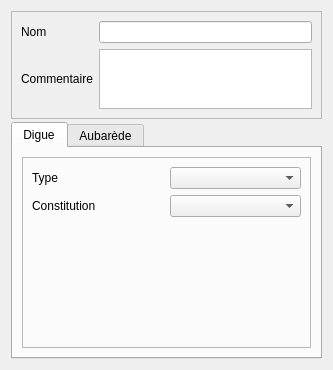
<?xml version="1.0" encoding="UTF-8"?>
<ui version="4.0">
 <class>Form</class>
 <widget class="QWidget" name="Form">
  <property name="geometry">
   <rect>
    <x>0</x>
    <y>0</y>
    <width>333</width>
    <height>370</height>
   </rect>
  </property>
  <property name="windowTitle">
   <string>Form</string>
  </property>
  <layout class="QVBoxLayout" name="verticalLayout" stretch="1,0,10">
   <property name="spacing">
    <number>3</number>
   </property>
   <item>
    <widget class="QFrame" name="frame_5">
     <property name="frameShape">
      <enum>QFrame::StyledPanel</enum>
     </property>
     <property name="frameShadow">
      <enum>QFrame::Raised</enum>
     </property>
     <layout class="QGridLayout" name="gridLayout_5">
      <item row="1" column="1">
       <widget class="QTextBrowser" name="textBrowser_commentaire">
        <property name="maximumSize">
         <size>
          <width>16777215</width>
          <height>60</height>
         </size>
        </property>
        <property name="readOnly">
         <bool>false</bool>
        </property>
       </widget>
      </item>
      <item row="1" column="0">
       <widget class="QLabel" name="label_15">
        <property name="text">
         <string>Commentaire</string>
        </property>
       </widget>
      </item>
      <item row="0" column="0">
       <widget class="QLabel" name="label">
        <property name="text">
         <string>Nom</string>
        </property>
       </widget>
      </item>
      <item row="0" column="1">
       <widget class="QLineEdit" name="lineEdit_nom"/>
      </item>
     </layout>
    </widget>
   </item>
   <item>
    <widget class="QTabWidget" name="tabWidget">
     <property name="currentIndex">
      <number>0</number>
     </property>
     <widget class="QWidget" name="tab">
      <attribute name="title">
       <string>Digue</string>
      </attribute>
      <layout class="QVBoxLayout" name="verticalLayout_2">
       <item>
        <widget class="QFrame" name="frame">
         <property name="frameShape">
          <enum>QFrame::StyledPanel</enum>
         </property>
         <property name="frameShadow">
          <enum>QFrame::Raised</enum>
         </property>
         <layout class="QGridLayout" name="gridLayout_2">
          <item row="0" column="1">
           <widget class="QComboBox" name="comboBox_type"/>
          </item>
          <item row="0" column="0">
           <widget class="QLabel" name="label_2">
            <property name="text">
             <string>Type</string>
            </property>
           </widget>
          </item>
          <item row="1" column="0">
           <widget class="QLabel" name="label_3">
            <property name="text">
             <string>Constitution</string>
            </property>
           </widget>
          </item>
          <item row="1" column="1">
           <widget class="QComboBox" name="comboBox_contitution"/>
          </item>
          <item row="2" column="1">
           <spacer name="verticalSpacer_2">
            <property name="orientation">
             <enum>Qt::Vertical</enum>
            </property>
            <property name="sizeHint" stdset="0">
             <size>
              <width>20</width>
              <height>40</height>
             </size>
            </property>
           </spacer>
          </item>
         </layout>
        </widget>
       </item>
      </layout>
     </widget>
     <widget class="QWidget" name="tab_2">
      <attribute name="title">
       <string>Aubarède</string>
      </attribute>
      <layout class="QGridLayout" name="gridLayout_3">
       <item row="3" column="1">
        <widget class="QComboBox" name="comboBox_aubaredevegarboree"/>
       </item>
       <item row="2" column="1">
        <widget class="QComboBox" name="comboBox_aubaredevegarbustive"/>
       </item>
       <item row="1" column="1">
        <widget class="QComboBox" name="comboBox_aubaredevegherbacee"/>
       </item>
       <item row="0" column="0">
        <widget class="QLabel" name="label_4">
         <property name="text">
          <string>Largeur</string>
         </property>
        </widget>
       </item>
       <item row="0" column="1">
        <widget class="QComboBox" name="comboBox_aubaredelargeur"/>
       </item>
       <item row="1" column="0">
        <widget class="QLabel" name="label_5">
         <property name="text">
          <string>Végétation herbacée</string>
         </property>
         <property name="wordWrap">
          <bool>true</bool>
         </property>
        </widget>
       </item>
       <item row="5" column="1">
        <widget class="QTextBrowser" name="textBrowser_aubaredecommentaire">
         <property name="readOnly">
          <bool>false</bool>
         </property>
        </widget>
       </item>
       <item row="5" column="0">
        <widget class="QLabel" name="label_8">
         <property name="text">
          <string>Commentaire</string>
         </property>
        </widget>
       </item>
       <item row="6" column="1">
        <spacer name="verticalSpacer_3">
         <property name="orientation">
          <enum>Qt::Vertical</enum>
         </property>
         <property name="sizeHint" stdset="0">
          <size>
           <width>20</width>
           <height>40</height>
          </size>
         </property>
        </spacer>
       </item>
       <item row="2" column="0">
        <widget class="QLabel" name="label_7">
         <property name="text">
          <string>Végétation arbustive</string>
         </property>
         <property name="wordWrap">
          <bool>true</bool>
         </property>
        </widget>
       </item>
       <item row="3" column="0">
        <widget class="QLabel" name="label_6">
         <property name="text">
          <string>Végétation arborée</string>
         </property>
         <property name="wordWrap">
          <bool>true</bool>
         </property>
        </widget>
       </item>
      </layout>
     </widget>
    </widget>
   </item>
   <item>
    <spacer name="verticalSpacer">
     <property name="orientation">
      <enum>Qt::Vertical</enum>
     </property>
     <property name="sizeHint" stdset="0">
      <size>
       <width>20</width>
       <height>40</height>
      </size>
     </property>
    </spacer>
   </item>
  </layout>
 </widget>
 <resources>
  <include location="../../resources.qrc"/>
 </resources>
 <connections/>
</ui>
